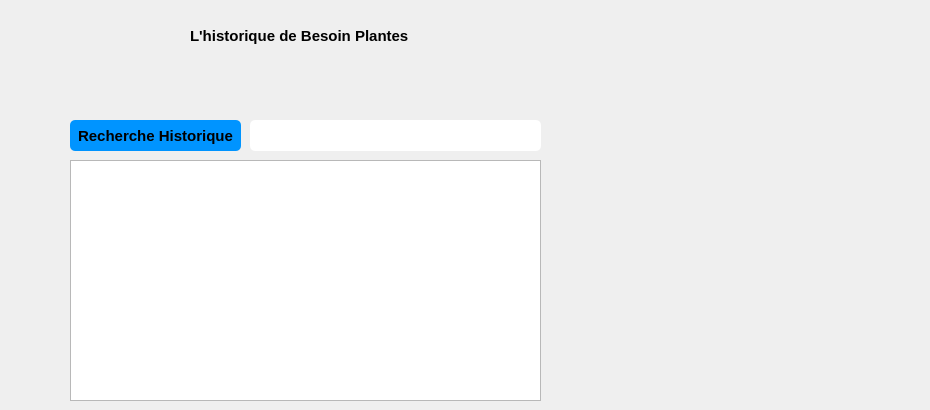
   <widget class="QWidget" name="page_2">
    <widget class="QPushButton" name="pushButton_9">
     <property name="geometry">
      <rect>
       <x>540</x>
       <y>290</y>
       <width>121</width>
       <height>111</height>
      </rect>
     </property>
     <property name="font">
      <font>
       <pointsize>11</pointsize>
       <weight>75</weight>
       <bold>true</bold>
      </font>
     </property>
     <property name="styleSheet">
      <string notr="true">QPushButton { border: none;image :url(C:/Users/ASUS/Downloads/tools-and-utensils (2).png);}
QPushButton:hover
{
border: none;image :url(C:/Users/ASUS/Downloads/technology.png);
}
</string>
     </property>
     <property name="text">
      <string/>
     </property>
    </widget>
    <widget class="QLineEdit" name="recherche_Historique">
     <property name="geometry">
      <rect>
       <x>250</x>
       <y>120</y>
       <width>291</width>
       <height>31</height>
      </rect>
     </property>
     <property name="styleSheet">
      <string notr="true">QLineEdit {
padding: 5px;
border-radius: 5px;

font-weight: bold;
}</string>
     </property>
    </widget>
    <widget class="QPushButton" name="pushButton_10">
     <property name="geometry">
      <rect>
       <x>70</x>
       <y>120</y>
       <width>171</width>
       <height>31</height>
      </rect>
     </property>
     <property name="font">
      <font>
       <pointsize>11</pointsize>
       <weight>75</weight>
       <bold>true</bold>
      </font>
     </property>
     <property name="styleSheet">
      <string notr="true">QPushButton {
padding: 5px;
border-radius: 5px;
background-color:#0094ff;
font-weight: bold;
}
QPushButton:hover
{
color :white;
}</string>
     </property>
     <property name="text">
      <string>Recherche Historique</string>
     </property>
    </widget>
    <widget class="QTextBrowser" name="Historique_besoin_plante">
     <property name="geometry">
      <rect>
       <x>70</x>
       <y>160</y>
       <width>471</width>
       <height>241</height>
      </rect>
     </property>
     <property name="font">
      <font>
       <pointsize>11</pointsize>
       <weight>75</weight>
       <bold>true</bold>
      </font>
     </property>
    </widget>
    <widget class="QLabel" name="label">
     <property name="geometry">
      <rect>
       <x>190</x>
       <y>20</y>
       <width>231</width>
       <height>31</height>
      </rect>
     </property>
     <property name="font">
      <font>
       <pointsize>11</pointsize>
       <weight>75</weight>
       <bold>true</bold>
      </font>
     </property>
     <property name="text">
      <string>L'historique de Besoin Plantes</string>
     </property>
    </widget>
    <widget class="QPushButton" name="pushButton_28">
     <property name="geometry">
      <rect>
       <x>870</x>
       <y>0</y>
       <width>21</width>
       <height>23</height>
      </rect>
     </property>
     <property name="styleSheet">
      <string notr="true">QPushButton { border: none;image :url(C:/Users/ASUS/Downloads/left-chevron.png);}
QPushButton:hover
{
border: none;image :url(C:/Users/ASUS/Downloads/arrows.png);
}
</string>
     </property>
     <property name="text">
      <string/>
     </property>
    </widget>
    <widget class="QPushButton" name="pushButton_29">
     <property name="geometry">
      <rect>
       <x>900</x>
       <y>0</y>
       <width>21</width>
       <height>23</height>
      </rect>
     </property>
     <property name="styleSheet">
      <string notr="true">QPushButton { border: none;image :url(C:/Users/ASUS/Downloads/orientation.png);}
QPushButton:hover
{
border: none;image :url(C:/Users/ASUS/Downloads/orientation (1).png);
}
</string>
     </property>
     <property name="text">
      <string/>
     </property>
    </widget>
   </widget>
